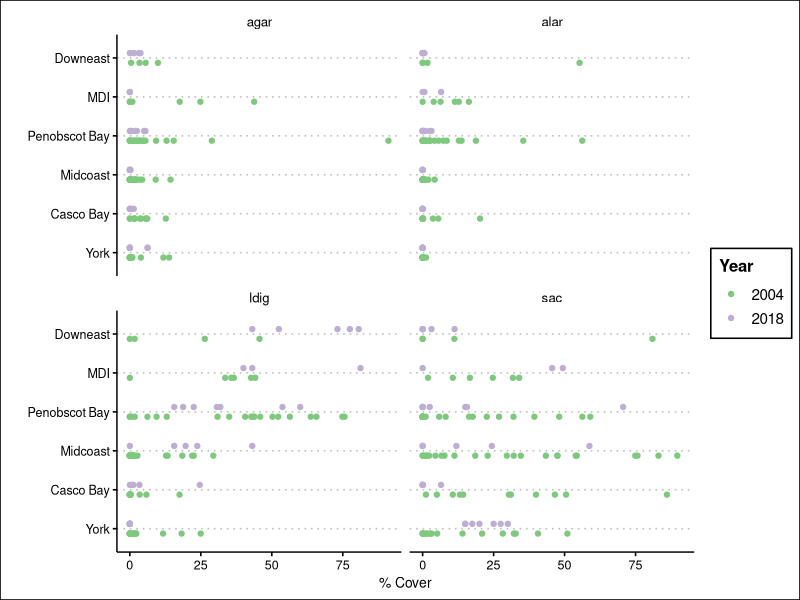
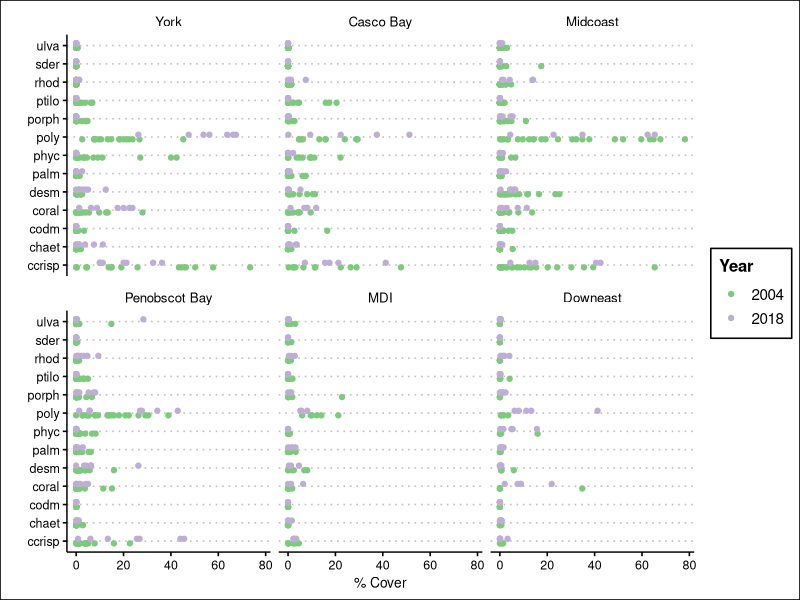
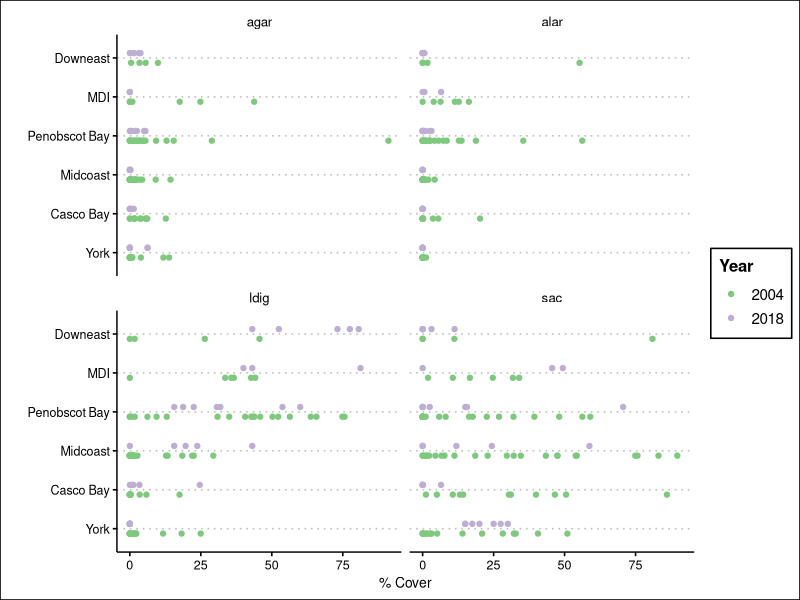
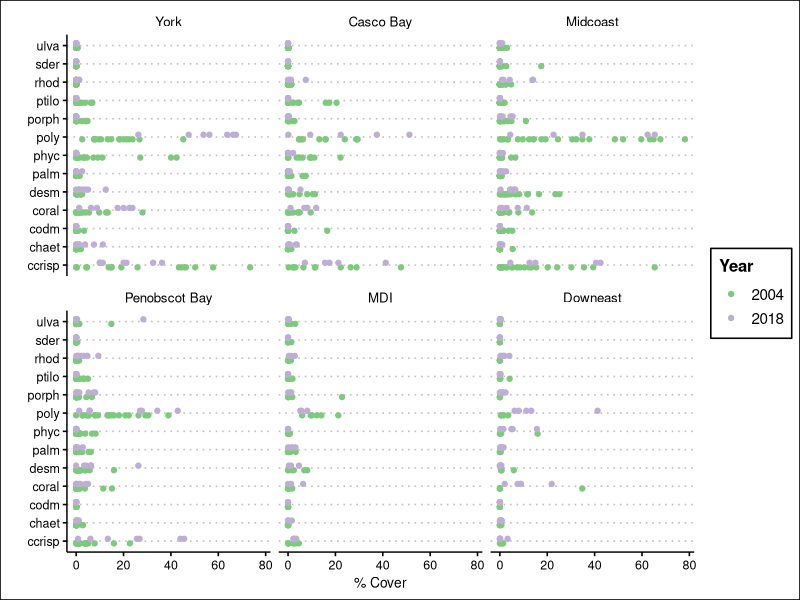

These charts were generated, in order, by the following R code:
#' -------------------------------------------
#' Plot compositional data
#' 
#' -------------------------------------------

#--- load libraries and get environment setup
setwd(here::here()) 
library(tidyverse)

comp_data <- read_csv("derived_data/compositional_change_data.csv") %>%
    mutate( region = factor(region,
                            levels = rev(c("Downeast", "MDI", "Penobscot Bay",
                                       "Midcoast", "Casco Bay", "York"))))

ggplot(comp_data %>% filter(type == "kelp"), 
       aes(x = region, y = cover, color = factor(year))) +
        geom_point(position = position_dodge(width = 0.5)) +
    #stat_summary(alpha = 0.8) +
    coord_flip() +
    facet_wrap(vars(sp_code)) +
    labs(color = "Year",
         y = "% Cover",
         x = "") +
    ggthemes::theme_clean() +
    scale_color_brewer(palette = "Accent")
ggsave("figures/kelp_composition_2004_2018.jpg", dpi = 600)





ggplot(comp_data %>% filter(type != "kelp"), 
       aes(x = sp_code, y = cover, color = factor(year))) +
        geom_point(position = position_dodge(width = 0.5)) +
    #stat_summary(alpha = 0.9) +
    coord_flip() +
    facet_wrap(vars(region)) +
    labs(color = "Year",
         y = "% Cover",
         x = "") +
    ggthemes::theme_clean() +
    scale_color_brewer(palette = "Accent")

ggsave("figures/kelp_understory_2004_2018.jpg", dpi = 600)
